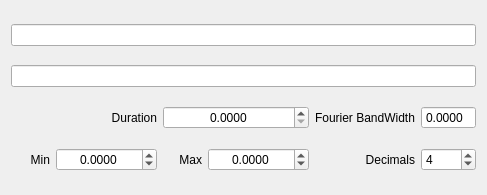
<?xml version="1.0" encoding="UTF-8"?>
<ui version="4.0">
    <class>Form</class>
    <widget class="QWidget" name="Form">
        <property name="geometry">
            <rect>
                <x>0</x>
                <y>0</y>
                <width>487</width>
                <height>195</height>
            </rect>
        </property>
        <property name="sizePolicy">
            <sizepolicy hsizetype="Preferred" vsizetype="Fixed">
                <horstretch>0</horstretch>
                <verstretch>0</verstretch>
            </sizepolicy>
        </property>
        <property name="windowTitle">
            <string>Form</string>
        </property>
        <layout class="QGridLayout" name="gridLayout">
            <item row="0" column="0" colspan="6">
                <widget class="QLineEdit" name="uiCollection">
                    <property name="readOnly">
                        <bool>true</bool>
                    </property>
                </widget>
            </item>
            <item row="4" column="2">
                <widget class="QLabel" name="label_3">
                    <property name="text">
                        <string>Max</string>
                    </property>
                    <property name="alignment">
                        <set>Qt::AlignRight|Qt::AlignTrailing|Qt::AlignVCenter</set>
                    </property>
                </widget>
            </item>
            <item row="4" column="5">
                <widget class="QSpinBox" name="uiDecimals">
                    <property name="minimum">
                        <number>0</number>
                    </property>
                    <property name="maximum">
                        <number>10</number>
                    </property>
                    <property name="value">
                        <number>4</number>
                    </property>
                </widget>
            </item>
            <item row="4" column="4">
                <widget class="QLabel" name="label_4">
                    <property name="text">
                        <string>Decimals</string>
                    </property>
                    <property name="alignment">
                        <set>Qt::AlignRight|Qt::AlignTrailing|Qt::AlignVCenter</set>
                    </property>
                </widget>
            </item>
            <item row="4" column="0">
                <widget class="QLabel" name="label_2">
                    <property name="text">
                        <string>Min</string>
                    </property>
                    <property name="alignment">
                        <set>Qt::AlignRight|Qt::AlignTrailing|Qt::AlignVCenter</set>
                    </property>
                </widget>
            </item>
            <item row="1" column="0" colspan="6">
                <widget class="QLineEdit" name="uiName">
                    <property name="readOnly">
                        <bool>true</bool>
                    </property>
                </widget>
            </item>
            <item row="4" column="1">
                <widget class="QDoubleSpinBox" name="uiMin">
                    <property name="alignment">
                        <set>Qt::AlignCenter</set>
                    </property>
                    <property name="keyboardTracking">
                        <bool>false</bool>
                    </property>
                    <property name="decimals">
                        <number>4</number>
                    </property>
                    <property name="minimum">
                        <double>-999999999.000000000000000</double>
                    </property>
                    <property name="maximum">
                        <double>999999999.000000000000000</double>
                    </property>
                    <property name="singleStep">
                        <double>0.000100000000000</double>
                    </property>
                </widget>
            </item>
            <item row="4" column="3">
                <widget class="QDoubleSpinBox" name="uiMax">
                    <property name="alignment">
                        <set>Qt::AlignCenter</set>
                    </property>
                    <property name="keyboardTracking">
                        <bool>false</bool>
                    </property>
                    <property name="decimals">
                        <number>4</number>
                    </property>
                    <property name="minimum">
                        <double>-999999999.000000000000000</double>
                    </property>
                    <property name="maximum">
                        <double>999999999.000000000000000</double>
                    </property>
                    <property name="singleStep">
                        <double>0.000100000000000</double>
                    </property>
                </widget>
            </item>
            <item row="3" column="0" colspan="2">
                <widget class="QLabel" name="label">
                    <property name="text">
                        <string>Duration</string>
                    </property>
                    <property name="alignment">
                        <set>Qt::AlignRight|Qt::AlignTrailing|Qt::AlignVCenter</set>
                    </property>
                </widget>
            </item>
            <item row="3" column="2" colspan="2">
                <widget class="QDoubleSpinBox" name="uiValue">
                    <property name="alignment">
                        <set>Qt::AlignCenter</set>
                    </property>
                    <property name="keyboardTracking">
                        <bool>false</bool>
                    </property>
                    <property name="decimals">
                        <number>4</number>
                    </property>
                    <property name="singleStep">
                        <double>0.000100000000000</double>
                    </property>
                </widget>
            </item>
            <item row="3" column="4">
                <widget class="QLabel" name="label_5">
                    <property name="text">
                        <string>Fourier BandWidth</string>
                    </property>
                </widget>
            </item>
            <item row="3" column="5">
                <widget class="QDoubleSpinBox" name="doubleSpinBox_2">
                    <property name="readOnly">
                        <bool>true</bool>
                    </property>
                    <property name="buttonSymbols">
                        <enum>QAbstractSpinBox::NoButtons</enum>
                    </property>
                    <property name="keyboardTracking">
                        <bool>false</bool>
                    </property>
                    <property name="decimals">
                        <number>4</number>
                    </property>
                </widget>
            </item>
        </layout>
    </widget>
    <resources/>
    <connections/>
</ui>
